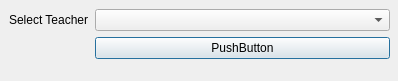
<?xml version="1.0" encoding="UTF-8"?>
<ui version="4.0">
 <class>Dialog</class>
 <widget class="QDialog" name="Dialog">
  <property name="geometry">
   <rect>
    <x>0</x>
    <y>0</y>
    <width>398</width>
    <height>81</height>
   </rect>
  </property>
  <property name="windowTitle">
   <string>Dialog</string>
  </property>
  <widget class="QWidget" name="formLayoutWidget">
   <property name="geometry">
    <rect>
     <x>9</x>
     <y>9</y>
     <width>381</width>
     <height>61</height>
    </rect>
   </property>
   <layout class="QFormLayout" name="formLayout">
    <item row="0" column="0">
     <widget class="QLabel" name="selectTeacherLabel">
      <property name="text">
       <string>Select Teacher</string>
      </property>
     </widget>
    </item>
    <item row="0" column="1">
     <widget class="QComboBox" name="selectTeacherComboBox"/>
    </item>
    <item row="1" column="1">
     <widget class="QPushButton" name="pushButton">
      <property name="text">
       <string>PushButton</string>
      </property>
     </widget>
    </item>
   </layout>
  </widget>
 </widget>
 <resources/>
 <connections/>
</ui>
